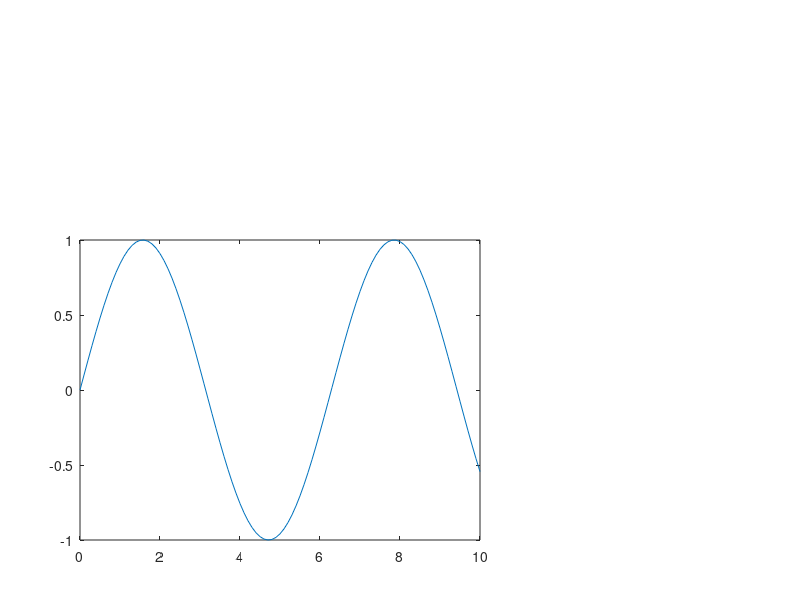

This figure's MATLAB source:
% GuiDm_13: Illustrates axes command.
% Copyright S. Nakamura, 1995
close,h1=figure(1);clf 
set(h1,'Position',[300,300,350,300],...
       'NUmberTitle','off',...
       'Name','GuiDm_13  Using axes command')
x=0:0.1:10;
axes('Position',[0.1, 0.1, 0.5, 0.5]);
plot(x,sin(x))
